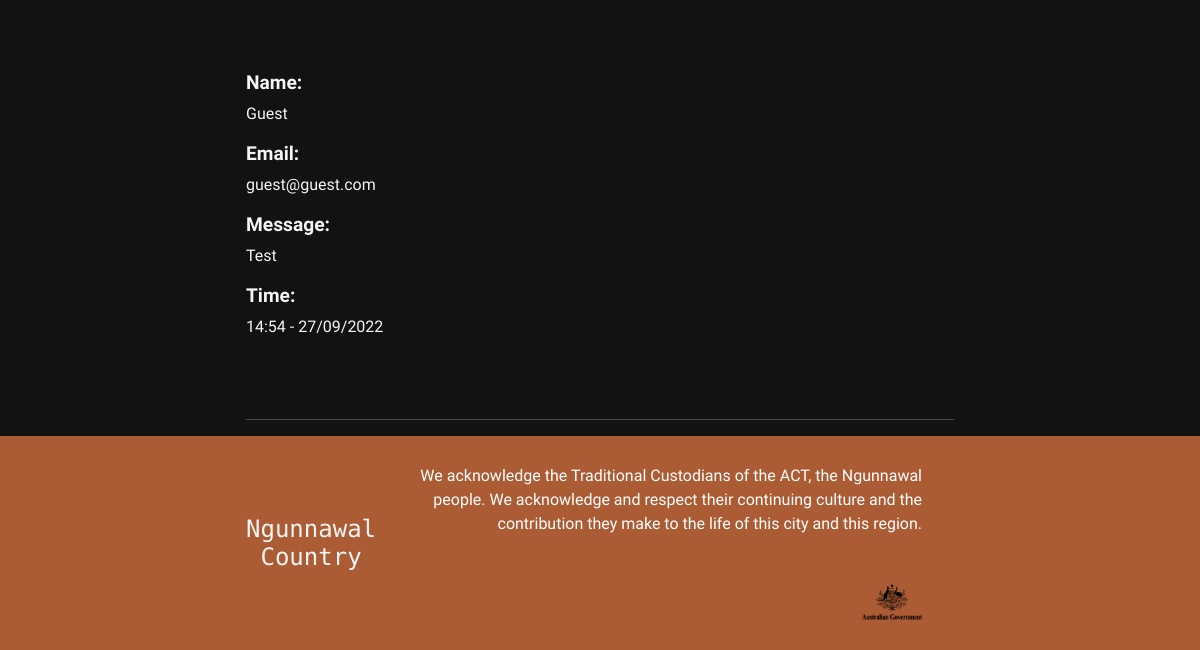
The app's page /contactmessages (signed in, lower part), older data.
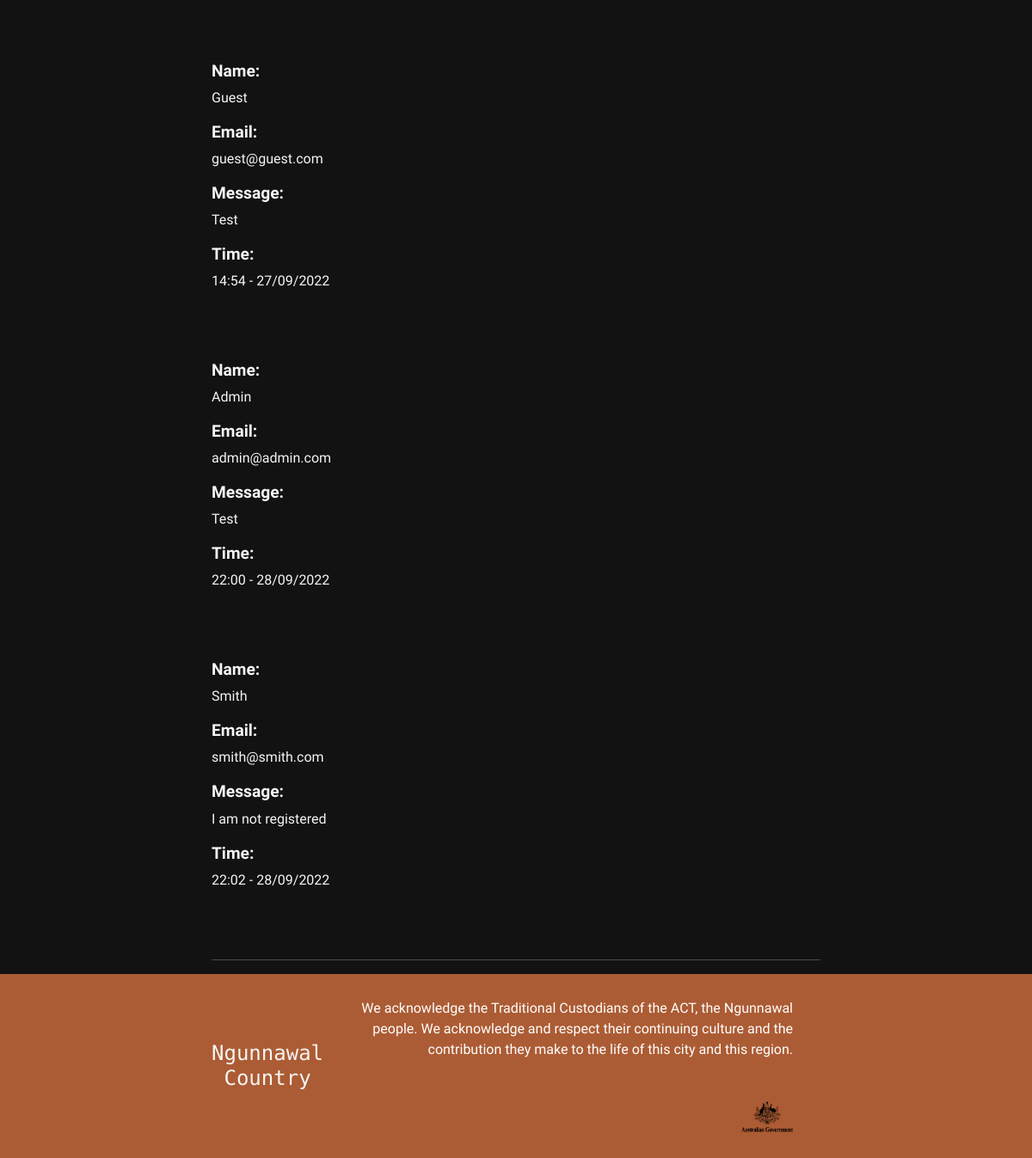
The same page, newer data.
### models.py (models this page shows, shortened)
class Contact(db.Model):    # class is to store db in memory
    id = db.Column(db.Integer, primary_key=True, autoincrement=True)    # equates the database values to simple variables
    name = db.Column(db.Text)   # these variables are stored under the contact class
    email = db.Column(db.Text)  #
    message = db.Column(db.Text)    #
    dateSubmitted = db.Column(db.DateTime)

### app.py (the view)
@app.route('/contactmessages', methods=['GET'])
@login_required
def view_contact_messages():
    if current_user.is_admin():
        contact_messages = Contact.query.all()
        return render_template("contactmessages.html", title="Ngunnawal Country | Contact Messages",
                               user=current_user, messages=contact_messages)
    else:
        flash("You are not allowed to access this page")
        return redirect(url_for("homepage"))

### models.py (called while the page is built)
@login.user_loader
def load_user(id):
    return User.query.get(int(id))

    def is_admin(self):
        if self.user_level == 2:
            return True
        else:
            return False

### templates/contactmessages.html (shortened to what this page needs)
{% extends 'template.html' %}
{% block cellContent2 %}
    {% for message in messages %}
        <p> <h3 style="font-size: 1.2rem; font-weight: bold">Name:</h3> {{ message.name }} </p>
        <p> <h3 style="font-size: 1.2rem; font-weight: bold">Email:</h3> {{ message.email }} </p>
        <p> <h3 style="font-size: 1.2rem; font-weight: bold">Message:</h3> {{ message.message }} </p>
        <p> <h3 style="font-size: 1.2rem; font-weight: bold">Time:</h3> {{ message.dateSubmitted.strftime('%H:%M - %d/%m/%Y') }} </p>
        <br>
        <br>
    {% endfor %}
{% endblock %}

### templates/template.html (shortened to what this page needs)
<!DOCTYPE html>
<head>
    <link rel="stylesheet" href="https://cdn.jsdelivr.net/npm/bootstrap@4.0.0/dist/css/bootstrap.min.css"
/>
    <link rel="stylesheet" href="/static/css/bootstrap.css"
/>
    <link rel="stylesheet" href="/static/styles.css"/>
</head>
<body>
<section class="content-section container">
    <p>
        {% block cellContent2 %} {% endblock %}
    </p>
    <hr/>
</section>
<footer class="main-footer">
    <div class="container main-footer-container">
        <h3 style="font-size: 1.5em;" class="company-name">Ngunnawal Country</h3>
        <ul class="nav footer-nav">
            <li>
                <a>
                    We acknowledge the Traditional Custodians of the ACT, the Ngunnawal
                    people. We acknowledge and respect their continuing culture and the
                    contribution they make to the life of this city and this region.
                </a>
            </li>
            <li style="width: 100%;">
                <a href="https://www.act.gov.au/ngunnawal-country"
                   style="background-size:contain">
                    <img src="/static/Images/Footer/government-icon.png"/>
                </a>
            </li>
        </ul>
    </div>
</footer>
</body>
</html>

### static/styles.css (style rules this page uses)
* { box sizing: border-box; font-family: 'Urbanist', sans-serif; }
html, body { margin: 0; padding: 0; }
.nav li { display: inline; }
.nav a { display: inline-block; padding: 1.5em; color: white; text-decoration: none; }
.company-name { text-align: center; color: whitesmoke; font-family: 'Azeret Mono', monospace; margin: 0; font-size: 3em; }
.content-section { margin: 1em; }
.container { max-width: 900px; margin: 0 auto; padding: 0 6em; }
.main-footer { background-color: #ac5c34; color: White; padding: .25em 0; }
.main-footer-container { display: flex; align-items: center; }
.main-footer-container ul { flex-grow: 1; text-align: right; }
.footer-nav li { padding: 0 .5em; }
.footer-nav img { width: 60px; height: 38px; }
body { background-color: #121212; color: whitesmoke; }

Row changes from the older to the newer data that the page shows:
added Contact: name "Admin", email "admin@admin.com", message "Test", dateSubmitted "22:00 - 28/09/2022"
added Contact: name "Smith", email "smith@smith.com", message "I am not registered", dateSubmitted "22:02 - 28/09/2022"
